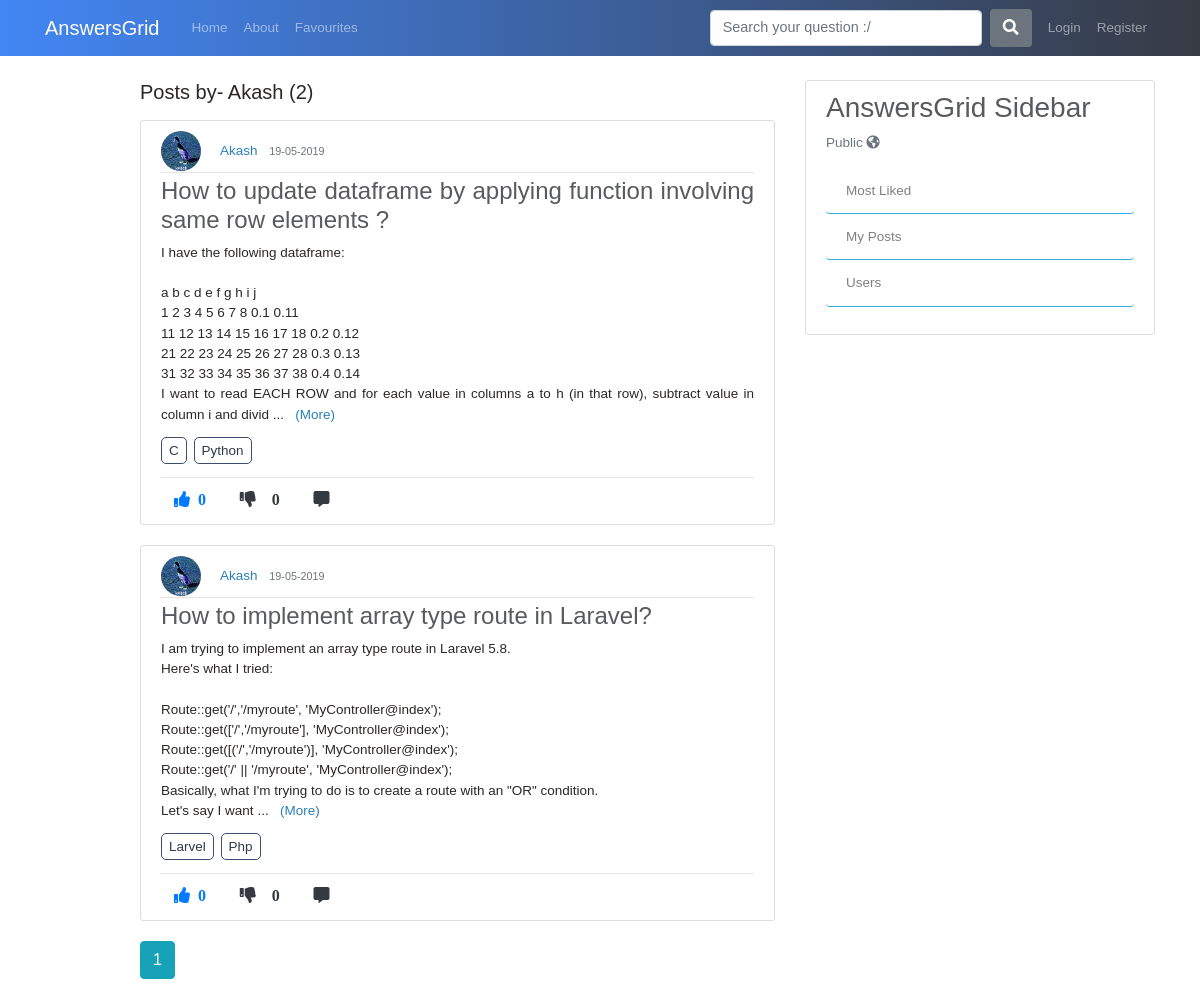
/user/Akash, run on an earlier commit of the app's database.
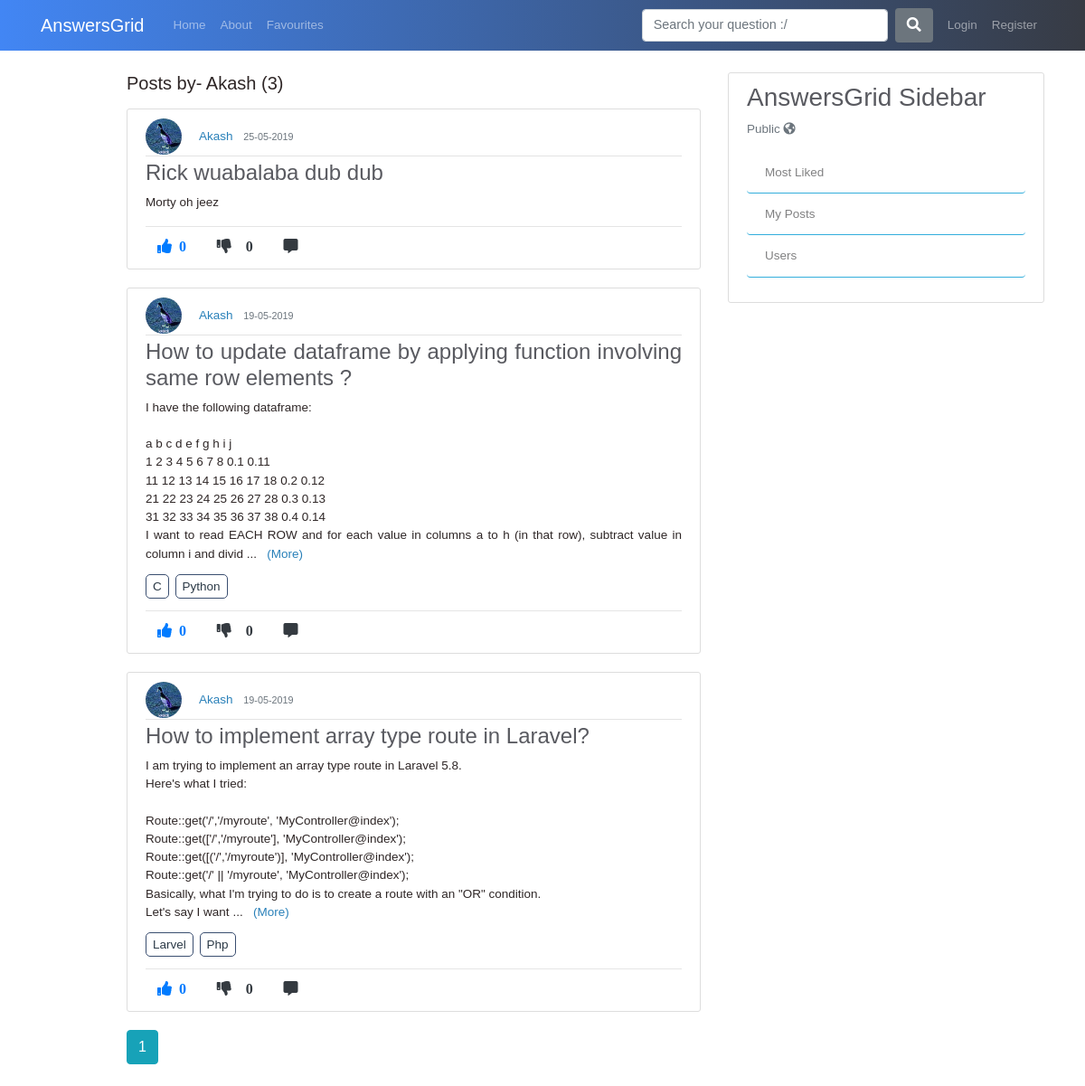
And on a later commit of the database.
### application/models.py (models this page shows, shortened)
class User(db.Model, UserMixin):
    id = db.Column(db.Integer, primary_key=True)
    username = db.Column(db.String(20), unique=True, nullable=False)
    email = db.Column(db.String(120), unique=True, nullable=False)
    image_file = db.Column(db.String(20), nullable=False, default='default.jpg')
    password = db.Column(db.String(60), nullable=False)
    posts = db.relationship('Post', backref='author', lazy=True)
    answers = db.relationship('Answer', backref="author", lazy=True)
    comments = db.relationship('Comment', backref='author', lazy=True)
    favourites = db.relationship('Favourite', backref='author', lazy=True)

class Post(db.Model):
    id = db.Column(db.Integer, primary_key=True)
    title = db.Column(db.String(100), nullable=False)
    content = db.Column(db.Text, nullable=False)
    date_posted = db.Column(db.DateTime, nullable=False, default=datetime.utcnow)
    like_count = db.Column(db.Integer, nullable=False, default=0)
    dislike_count = db.Column(db.Integer, nullable=False, default=0)
    user_id = db.Column(db.Integer, db.ForeignKey('user.id'), nullable=False)
    comments = db.relationship('Comment', backref='commentOnPost', lazy=True)
    answers = db.relationship('Answer', backref='answerOnPost', lazy=True)
    favourites = db.relationship('Favourite', backref='favour_post', lazy=True)

class tagposts(db.Model):
    id = db.Column(db.Integer, primary_key=True, nullable=False)
    post_id = db.Column(db.Integer, db.ForeignKey('post.id'), nullable=False)
    tag_id = db.Column(db.Integer, db.ForeignKey('tags.tag_id'), nullable=False)

class Tags(db.Model):
    tag_id = db.Column(db.Integer, primary_key=True, nullable=False)
    tag_title = db.Column(db.String,nullable=False)

### application/routes.py (the view)
@app.route("/user/<string:username>")
def user_posts(username):
    page = request.args.get('page', 1, type=int)
    user = User.query.filter_by(username=username).first_or_404()
    posts = Post.query.filter_by(author=user)\
        .order_by(Post.date_posted.desc())\
        .paginate(page=page, per_page=5)
    joinedTables = db.session.query(tagposts.post_id,tagposts.tag_id,Tags.tag_title,Post.title,Post.user_id,Post.like_count,Post.content).join(Tags).join(Post).all()
    return render_template('user_posts.html', posts=posts, user=user, joinedTables=joinedTables)

### application/templates/user_posts.html (shortened to what this page needs)
{% extends "layout.html" %}
{% block content %}
    <h5 class="mb-3">Posts by- {{ user.username }} ({{ posts.total }}) </h5>
    {% for post in posts.items %}
        <article class="media content-section">
          <div class="media-body">
            <div class="article-metadata">
              <img class="rounded-circle article-img" src="{{ url_for('static', filename='profile_pics/' + post.author.image_file) }}">
              <a class="mr-2" href="{{ url_for('user_posts', username=post.author.username) }}">{{ post.author.username }}</a>
              <small class="text-muted">{{ post.date_posted.strftime('%d-%m-%Y') }}</small>
            </div>
            <h4 class="text-justify"><a class="article-title" href="{{ url_for('comment_post', post_id=post.id) }}">{{ post.title }}</a></h4>
            <p class="article-content more text-justify">{{ post.content }}</p>
            {% for tag in joinedTables %}
            {% if post.id in tag %}
            <a class="article-content tag-style text-justify" href="{{ url_for('tags', tag_title=tag.tag_title) }}">{{ tag.tag_title }}</a>
            {% endif %}
            {% endfor %}<hr>
            <div class="footRow">
                {%  if current_user.is_authenticated %}
                  <a><i class="fas fa-thumbs-up mr-1 btn upvote"id="/vote/{{post.id}}/{{current_user.id}}" onclick="contentDisp(this);">  {{ post.like_count }} </i></a>
                  <a><i class="fas fa-thumbs-down mr-1 btn upvote" id="/downvote/{{post.id}}/{{current_user.id}}" onclick="contentDisp(this);" >  {{ post.dislike_count }} </i></a>
                  <a href="{{url_for('comment_post', post_id=post.id)}}"><i class="fas fa-comment-alt mr-1 btn text-dark"></i></a>
                  {% else %}
                  <a href="{{url_for('login')}}"><i class="fas fa-thumbs-up mr-1 btn text-primary upvote"><span class="ml-2 likes-count">{{ post.like_count }}</span></i></a>
                  <a href="{{url_for('login')}}"><i class="fas fa-thumbs-down mr-1 btn text-dark"><span id="demo" class="ml-3">{{ post.like_count }}</i></a>
                  <a href="{{url_for('comment_post', post_id=post.id)}}"><i class="fas fa-comment-alt mr-1 btn text-dark"></i></a>
                {% endif %}
               </div>
          </div>
        </article>
    {% endfor %}
    {% for page_num in posts.iter_pages(left_edge=1, right_edge=1, left_current=1, right_current=2) %}
      {% if page_num %}
        {% if posts.page == page_num %}
          <a class="btn btn-info mb-4" href="{{ url_for('user_posts', username=user.username, page=page_num) }}">{{ page_num }}</a>
        {% else %}
          <a class="btn btn-outline-info mb-4" href="{{ url_for('user_posts', username=user.username, page=page_num) }}">{{ page_num }}</a>
        {% endif %}
      {% else %}
      ...
      {% endif %}
    {% endfor %}
{% endblock content %}

### application/templates/layout.html (shortened to what this page needs)
<!DOCTYPE html>
<html>
<head>
    <link rel="stylesheet" type="text/css" href="{{ url_for('static', filename='main.css') }}">
    <link rel="stylesheet" href="https://maxcdn.bootstrapcdn.com/bootstrap/4.0.0/css/bootstrap.min.css">
    <link rel="stylesheet" href="https://use.fontawesome.com/releases/v5.8.1/css/all.css">
    <link href="http://cdnjs.cloudflare.com/ajax/libs/summernote/0.8.11/summernote.css" rel="stylesheet">
    <link href="https://cdnjs.cloudflare.com/ajax/libs/select2/4.0.6-rc.0/css/select2.min.css" rel="stylesheet" />
    <link href="//cdnjs.cloudflare.com/ajax/libs/jquery-form-validator/2.3.26/theme-default.min.css"
    rel="stylesheet" type="text/css" />
</head>
<body>
    <header class="site-header">
      <nav class="navbar navbar-expand-md navbar-dark fixed-top">
        <div class="container">
          <a class="navbar-brand mr-4" href="/">AnswersGrid</a>
          <div class="collapse navbar-collapse" id="navbarToggle">
            <div class="navbar-nav mr-auto">
              <a class="nav-item nav-link" href="{{ url_for('home') }}">Home</a>
              <a class="nav-item nav-link" href="{{ url_for('about') }}">About</a>
              <a class="nav-item nav-link" href="{{ url_for('favourite') }}">Favourites</a>
            </div>
            <form method="POST" action="/search" class="form-inline my-2 my-lg-0 form-group">
              <input class="form-control mr-sm-2 search-box" type="search" placeholder="Search your question :/" name="search" aria-label="Search">
              <button class="btn bg-secondary text-white mr-2" type="submit"><i class="fas fa-search"></i></button>
             </form>
            <div class="navbar-nav">
              {%  if current_user.is_authenticated %}
              <a class="nav-item nav-link" href="{{ url_for('new_post') }}">Add Question</a>
              <a class="nav-item nav-link" href="{{ url_for('account') }}">Account</a>
              <a class="nav-item nav-link" href="{{ url_for('logout') }}">Logout</a>
              {% else  %}
              <a class="nav-item nav-link" href="{{ url_for('login') }}">Login</a>
              <a class="nav-item nav-link" href="{{ url_for('register') }}">Register</a>
            {% endif %}
            </div>
          </div>
        </div>
      </nav>
    </header>
    <main role="main" class="container">
      <div class="row">
        <div class="col-md-1"></div>
        <div class="col-md-7">
          {% block content %}{% endblock %}
        </div>
        <div class="col-md-4">
          <div class="content-section">
              <h3>AnswersGrid Sidebar </h3>
              <p class='text-muted'>Public <i class="fas fa-globe-americas"></i>
                <ul class="list-group">
                  <a href="{{url_for('most_liked')}}"><li class="list-group-item list-group-item-light sidebar">Most Liked</li></a>
                  <a href="{{ url_for('user_posts', username=current_user.username) }}"><li class="list-group-item list-group-item-light sidebar">My Posts</li></a>
                  <a><li class="list-group-item list-group-item-light sidebar">Users</li></a>
                </ul>
              </p>
          </div>
          </div>
        </div>
    </main>
</body>
</html>

### application/static/main.css (style rules this page uses)
body { background: #fafafa; color: #333333; margin-top: 5rem; }
h1, h2, h3, h4, h5, h6 { color: #444444; }
.site-header .navbar-nav .nav-link { color: #cbd5db; }
.content-section { background: #ffffff; padding: 10px 20px; border: 1px solid #dddddd; border-radius: 3px; margin-bottom: 20px; }
.article-title { color: #444444; }
.article-content { white-space: pre-line; }
.article-img { height: 40px; width: 40px; margin-right: 16px; }
.article-metadata { padding-bottom: 1px; margin-bottom: 4px; border-bottom: 1px solid #e3e3e3 }
form .search-box { width:300px; }

### application/templates/layout.html (style rules this page uses)
body { color: #2e2626; margin-top: 5rem; font-size: 14px; font-weight: unset; line-height: 1.5; font-family: Arial; }
.form-control { display: block; width: 100%; padding: .375rem .75rem; font-size: .9rem; line-height: 1.5; color: #495057; background-color: #fff; background-clip: padding-box; border: 1px solid #ced4da; border-radius: .25rem; transition: border-color .15s ease-in-out,box-shadow .15s ease-in-out; }
.navbar { background: linear-gradient(to right, #4286f4, #373B44); }
form .search-box { width: 20rem!important; }
img { display: inline; }
.footRow { margin-top: -10px; }
.tag-style { margin-right: 3px; border: 1px solid #3a4e70; padding: 5px 7px; border-radius: 5px; color: #2C3A47 }
a { color: #2980b9; }
.fa-thumbs-up { color: #4286f4; }
.fa-thumbs-down { color: #f1545b }
.list-group-item:last-child { margin-bottom: 1px; background: #fff; border-left: none; border-right: none; border-top: none; border-bottom: 1px solid#33aedc; }
h4,h3 { color: #595a60; }
.article-title { color: #595a60; }
@media screen and (min-width: 768px) { body { color: #2e2626; margin-top: 5rem; font-size: 13.5px; font-weight: unset; line-height: 1.5; font-family: Arial; } }
@media screen and (min-width: 768px) { .article-title { color: #595a60; font-weight: normal; } }
@media screen and (min-width: 768px) { form .search-box { width: 17rem!important; margin-right: 1px; } }

What changed in the data, as far as the page shows it:
added Post: image_file (picture), author.username "Akash", date_posted "25-05-2019", title "Rick wuabalaba dub dub", content "Morty oh jeez", like_count "0"
Also different on the page:
{{ posts.total }}: "2" → "3"
